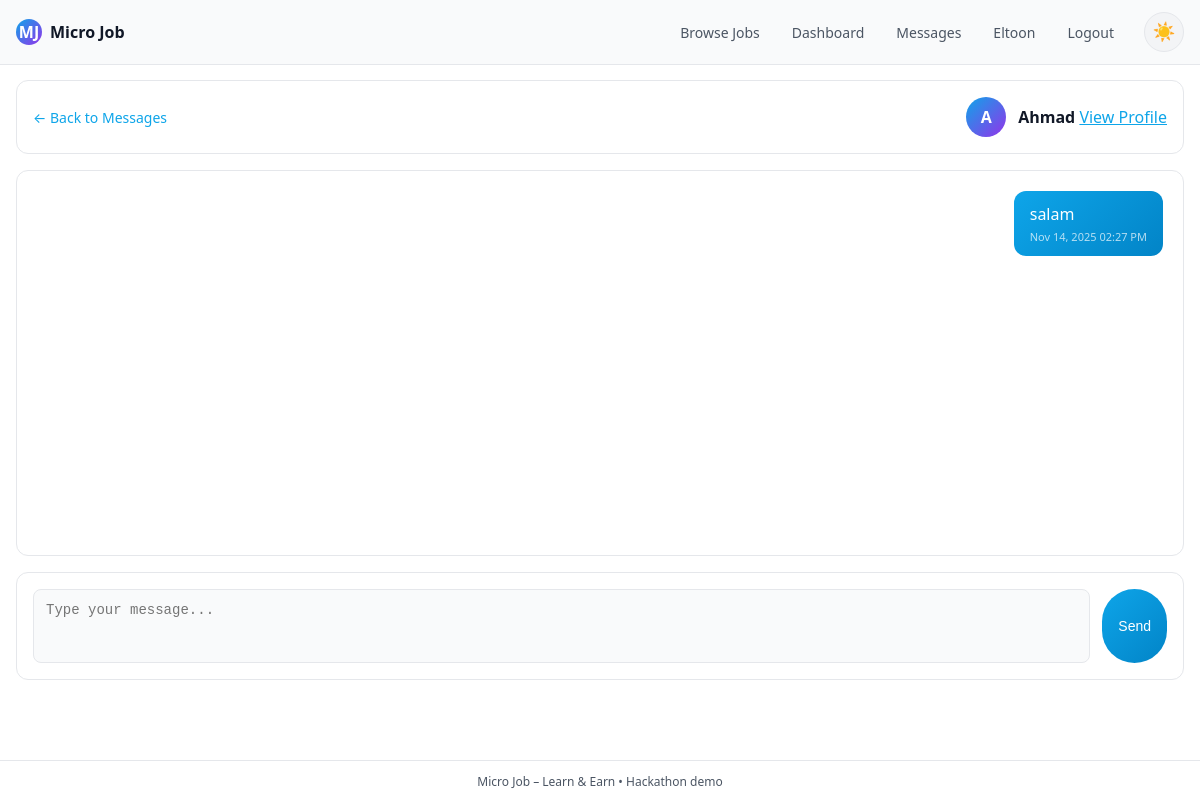
The page /messages/3 (signed in) on the database its author committed.
### app.py (models this page shows, shortened)
class User(db.Model):
    id = db.Column(db.Integer, primary_key=True)
    name = db.Column(db.String(120), nullable=False)
    email = db.Column(db.String(120), unique=True, nullable=False)
    password_hash = db.Column(db.String(200), nullable=False)
    role = db.Column(db.String(20), nullable=False)
    skills = db.Column(db.String(200))
    bio = db.Column(db.Text)
    avatar = db.Column(db.String(200))
    location = db.Column(db.String(100))
    created_at = db.Column(db.DateTime, default=datetime.utcnow)
    tasks_posted = db.relationship('Task', backref='employer', foreign_keys='Task.employer_id')
    tasks_taken  = db.relationship('Task', backref='worker', foreign_keys='Task.worker_id')
    bids = db.relationship('Bid', backref='worker', lazy=True)
    reviews_received = db.relationship('Review', backref='reviewee', foreign_keys='Review.reviewee_id')
    reviews_given = db.relationship('Review', backref='reviewer', foreign_keys='Review.reviewer_id')
    sent_messages = db.relationship('Message', backref='sender', foreign_keys='Message.sender_id')
    received_messages = db.relationship('Message', backref='receiver', foreign_keys='Message.receiver_id')

class Message(db.Model):
    id = db.Column(db.Integer, primary_key=True)
    sender_id = db.Column(db.Integer, db.ForeignKey('user.id'), nullable=False)
    receiver_id = db.Column(db.Integer, db.ForeignKey('user.id'), nullable=False)
    task_id = db.Column(db.Integer, db.ForeignKey('task.id'), nullable=True)
    content = db.Column(db.Text, nullable=False)
    is_read = db.Column(db.Boolean, default=False)
    created_at = db.Column(db.DateTime, default=datetime.utcnow)

### app.py (the view, shortened to what this page needs)
@app.route('/messages/<int:partner_id>', methods=['GET', 'POST'])
def conversation(partner_id):
    user = current_user()
    if not user:
        flash('Please log in to view messages.', 'error')
        return redirect(url_for('login'))
    partner = User.query.get_or_404(partner_id)
    Message.query.filter_by(
        sender_id=partner_id,
        receiver_id=user.id,
        is_read=False
    ).update({'is_read': True})
    db.session.commit()
    messages = Message.query.filter(
        ((Message.sender_id == user.id) & (Message.receiver_id == partner_id)) |
        ((Message.sender_id == partner_id) & (Message.receiver_id == user.id))
    ).order_by(Message.created_at.asc()).all()
    return render_template('conversation.html', user=user, partner=partner, messages=messages)

### app.py (called while the page is built)
@app.template_filter('nl2br')
def nl2br_filter(value):
    if value:
        return markupsafe.Markup(value.replace('\n', '<br>\n'))
    return value

def current_user():
    if 'user_id' in session:
        return User.query.get(session['user_id'])
    return None

### templates/conversation.html (shortened to what this page needs)
{% extends "base.html" %}
{% block content %}
<div class="conversation-wrapper">
  <div class="conversation-header-bar">
    <a href="{{ url_for('messages') }}" class="back-link">← Back to Messages</a>
    <div class="conversation-partner">
      <div class="conversation-avatar-small">{{ partner.name[0].upper() }}</div>
      <div>
        <strong>{{ partner.name }}</strong>
        <a href="{{ url_for('profile', user_id=partner.id) }}" class="link">View Profile</a>
      </div>
    </div>
  </div>
  <div class="messages-container">
    {% for message in messages %}
      <div class="message {% if message.sender_id == user.id %}message-sent{% else %}message-received{% endif %}">
        <div class="message-content">
          {{ message.content|nl2br }}
        </div>
        <div class="message-time">
          {{ message.created_at.strftime('%b %d, %Y %I:%M %p') if message.created_at else 'Recently' }}
        </div>
      </div>
    {% endfor %}
  </div>
  <form method="post" class="message-form">
    <div class="message-input-wrapper">
      <textarea name="content" rows="3" placeholder="Type your message..." required></textarea>
      <button type="submit" class="btn-primary">Send</button>
    </div>
  </form>
</div>
{% endblock %}

### templates/base.html (shortened to what this page needs)
<!DOCTYPE html>
<html lang="en" data-theme="dark">
<head>
  <link rel="stylesheet" href="{{ url_for('static', filename='style.css') }}">
</head>
<body>
  <header class="topbar">
    <div class="logo">
      <span class="logo-mark">MJ</span>
      <span class="logo-text">Micro Job</span>
    </div>
    <nav class="nav-links">
      <a href="{{ url_for('index') }}">Browse Jobs</a>
      {% if user %}
        <a href="{{ url_for('dashboard') }}">Dashboard</a>
        <a href="{{ url_for('messages') }}">Messages</a>
        <a href="{{ url_for('profile', user_id=user.id) }}">{{ user.name }}</a>
        <a href="{{ url_for('logout') }}">Logout</a>
      {% else %}
        <a href="{{ url_for('login') }}">Login</a>
        <a href="{{ url_for('register') }}">Sign Up</a>
      {% endif %}
      <button class="theme-toggle" id="theme-toggle" aria-label="Toggle theme">
        <span id="theme-icon">🌙</span>
      </button>
    </nav>
  </header>
  <main class="container">
    {% block content %}{% endblock %}
  </main>
  <footer class="footer">
    <span>Micro Job – Learn &amp; Earn • Hackathon demo</span>
  </footer>
</body>
</html>

### rows shown on the page
User: name "Eltoon"
User: name "A", name "Ahmad"
Message: content "salam", created_at "Nov 14, 2025 02:27 PM"
